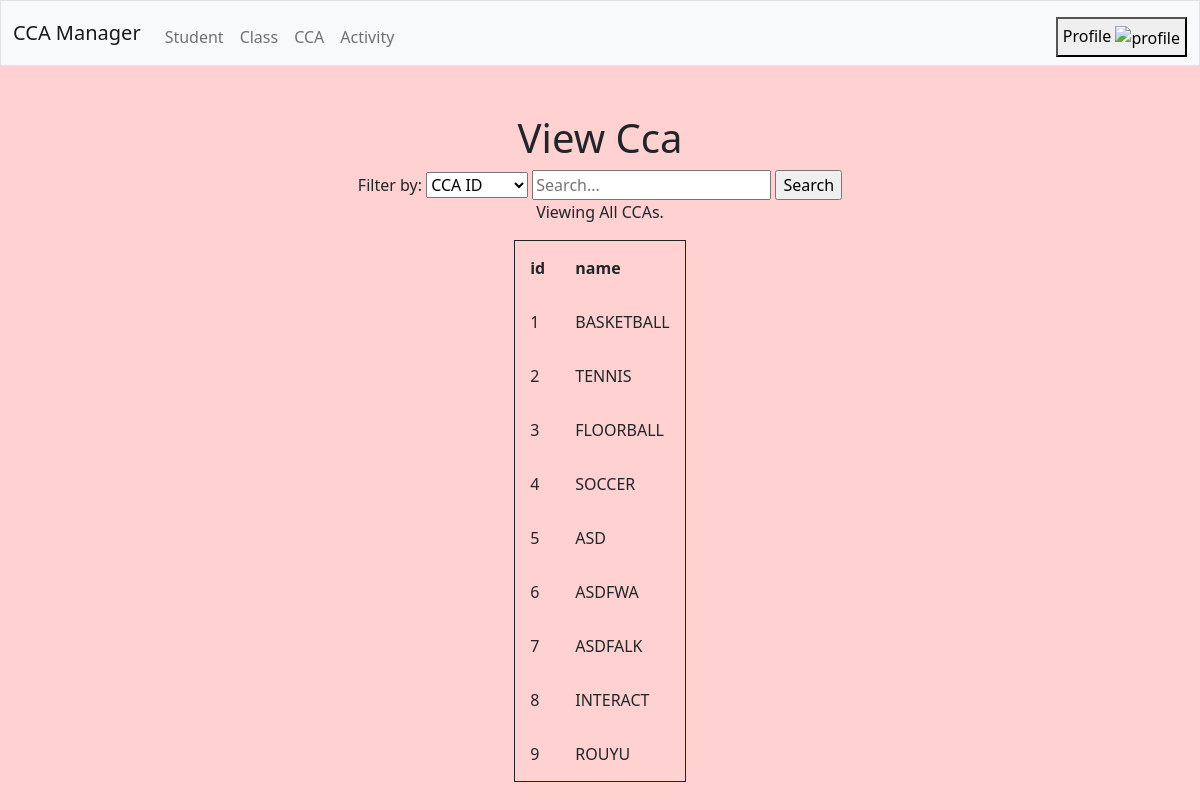
Before: /view_cca with the older database file.
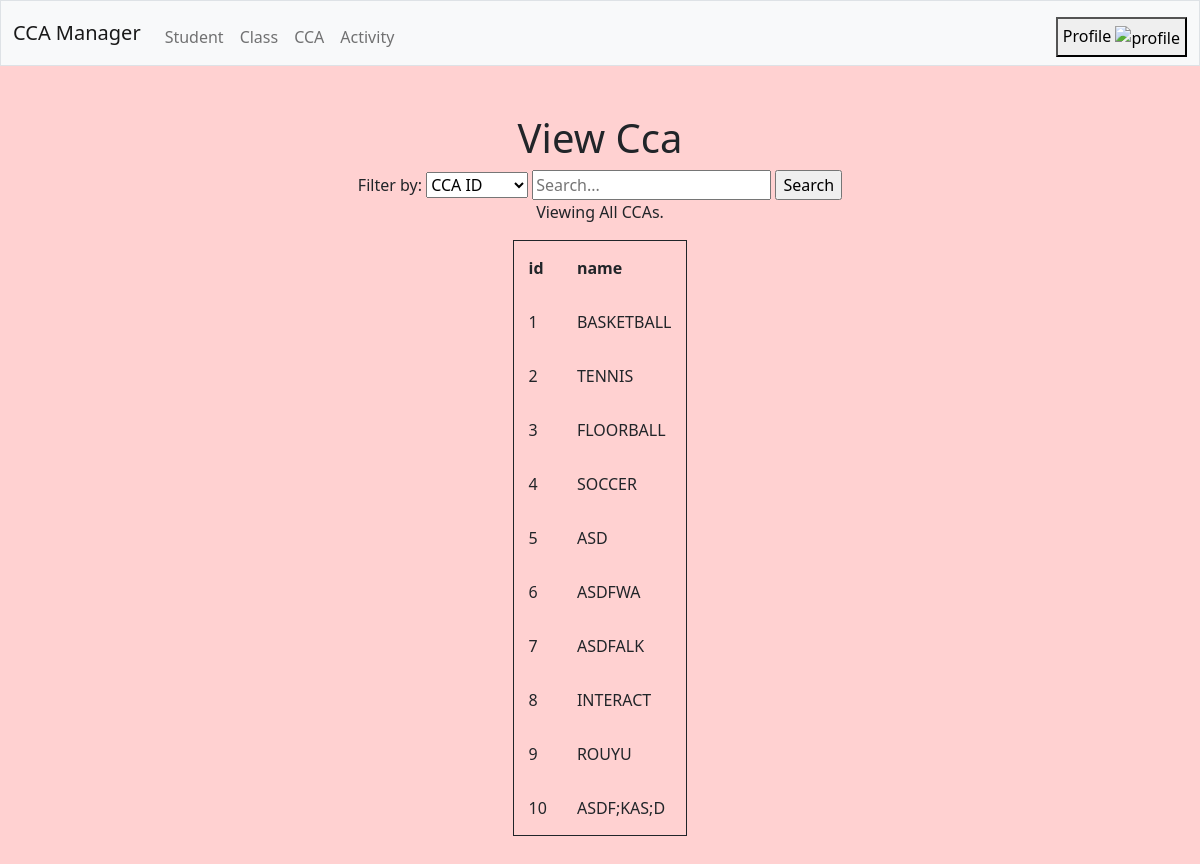
After: the same page with the newer database file.
### tables this page shows
CREATE TABLE cca(
    id INTEGER,
    name TEXT,
    PRIMARY KEY(id)
);

### main.py (the view)
@app.route('/view_cca', methods=['POST', 'GET'])
def view_cca():
    if request.method == 'POST': # selected data
        search_key = request.form['search_key']
        search_value = request.form['search_value']
        record = {search_key: search_value} # dict
        data = storage.database['ccas'].find(record) # list of dict
        if data == []:
            return frontend.view(entity='cca', data=data, message='CCA {} cannot be found.'.format(search_value))
        else:
            return frontend.view(entity='cca', data=data, message="Viewing CCAs with {} {}.".format(search_key, search_value))
    else: # all data
        data = storage.database['ccas'].get_all() # list of dict
        return frontend.view(entity='cca', data=data, message='Viewing All CCAs.')

### frontend.py (called while the page is built)
def view(entity, data: list, message="") -> None:
    return render_template("view.html",
                          entity=entity,
                          data=data,
                          message=message)

### storage.py (called while the page is built)
    def execute(self, sql_statement:str, values={}) -> list:
        with sqlite3.connect('database.db') as conn:
            conn.row_factory = sqlite3.Row # turns output into dict
            cur = conn.cursor()
            cur.execute(sql_statement, values)
            results = cur.fetchall()
            list_of_dict = []
            for record in results:
                list_of_dict.append(dict(record)) # convert Row object to dict
            return list_of_dict

    def get_all(self) -> list:
        sql_statement = 'SELECT * FROM ' + self.__table
        return self.execute(sql_statement)

### templates/view.html (shortened to what this page needs)
{% extends "layout.html" %}
{% block main %}
<h1>View {{ entity | title }}</h1>
<form action="view_{{ entity }}" method="POST">
    <label for="search_key">Filter by: </label>
    <select name="search_key" id="search_key">
        {% if entity == "student" %}
        <option value="id">Student ID</option>
        <option value="name">Student Name</option>
        <option value="student_class">Class</option>
        <option value="age">Age</option>
        <option value="year_enrolled">Year Enrolled</option>
        <option value="graduating_year">Graduating Year</option>
        {% elif entity == "class" %}
        <option value="id">Class ID</option>
        <option value="name">Class Name</option>
        <option value="level">Class Level</option>
        {% elif entity == "cca" %}
        <option value="id">CCA ID</option>
        {% elif entity == "activity" %}
        <option value="id">Activity ID</option>
        <option value="start_date">Activity Start Date</option>
        <option value="end_date">Activity End Date</option>
        <option value="description">Activity Description</option>
        {% endif %}
    </select>
    <input
        id="search_value"
        type="text"
        name="search_value"
        value=""
        placeholder="Search..."
        autocomplete="off"
        required
        >
    <input type="submit" value="Search">
</form>
<p id="fail">{{ message }}</p>
<form action='/view_subject' method='POST'>
    <table>
        <tr>
            {% for key in data[0].keys() %}
            <th>{{ key }}</th>
            {% endfor %}
        </tr>
        {% for record in data %}
        <tr>
            {% for key in data[0].keys() %}
            <td>{{ record[key] }}</td>
            {% endfor %}
        </tr>
        {% endfor %}
    </table>
</form>
{% endblock %}

### templates/layout.html (shortened to what this page needs)
<!DOCTYPE html>
<html lang="en">
    <head>
        <link href="https://cdn.jsdelivr.net/npm/bootstrap@5.1.3/dist/css/bootstrap.min.css" rel="stylesheet">
        <link href="/static/styles.css" rel="stylesheet">
    </head>
    <body>
        <nav class="bg-light border navbar navbar-expand-md navbar-light">
            <div class="container-fluid">
                <a class="navbar-brand" href='/index'>CCA Manager</a>
                <div class="collapse navbar-collapse" id="navbar">
                        <div class="navbar-nav me-auto mt-2">
                            <li class="nav-item"><a class="nav-link" href="/view_student">Student</a></li>
                            <li class="nav-item"><a class="nav-link" href="/view_class">Class</a></li>
                            <li class="nav-item"><a class="nav-link" href="/view_cca">CCA</a></li>
                            <li class="nav-item"><a class="nav-link" href="/view_activity">Activity</a></li>
                        </div>
                        <div class="navbar-nav ms-auto mt-2">
                            <li class="nav-item">
                                <div class="nav-dropdown">
                                <button onclick="myFunction()" class="nav-dropbtn">Profile <img src="https://super.so/icon/dark/chevron-down.svg" alt="profile" width="20" height="20"></button>
                            </div></li>
                        </div>
                </div>
            </div>
        </nav>
        <main class="container-fluid py-5 text-center">
            {% block main %}{% endblock %}
        </main>
    </body>
</html>

### static/styles.css (style rules this page uses)
body { background-color: #ffd1d1; }
table { border: 1px solid; margin-left: auto; margin-right: auto; }
th, td { padding: 15px; text-align: left; }
button { border: round; padding: 5px; }
.nav-dropdown { float: right; position: relative; display: inline-block; }

Changed rows visible on the page:
added cca: id "10" "ASDF;KAS;D"
